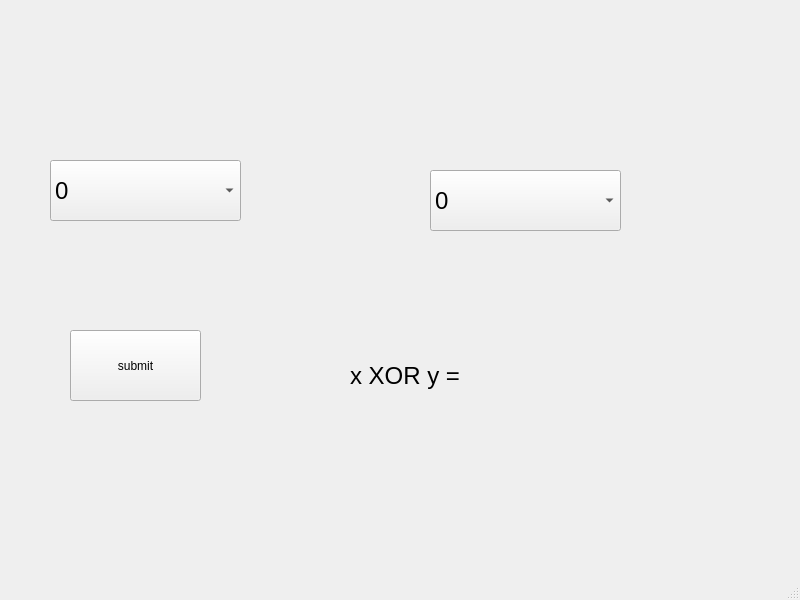
<?xml version="1.0" encoding="UTF-8"?>
<ui version="4.0">
 <class>MainWindow</class>
 <widget class="QMainWindow" name="MainWindow">
  <property name="geometry">
   <rect>
    <x>0</x>
    <y>0</y>
    <width>800</width>
    <height>600</height>
   </rect>
  </property>
  <property name="windowTitle">
   <string>MainWindow</string>
  </property>
  <widget class="QWidget" name="centralwidget">
   <widget class="QComboBox" name="comboX">
    <property name="geometry">
     <rect>
      <x>50</x>
      <y>160</y>
      <width>191</width>
      <height>61</height>
     </rect>
    </property>
    <property name="font">
     <font>
      <pointsize>18</pointsize>
     </font>
    </property>
    <item>
     <property name="text">
      <string>0</string>
     </property>
    </item>
    <item>
     <property name="text">
      <string>1</string>
     </property>
    </item>
   </widget>
   <widget class="QComboBox" name="comboY">
    <property name="geometry">
     <rect>
      <x>430</x>
      <y>170</y>
      <width>191</width>
      <height>61</height>
     </rect>
    </property>
    <property name="font">
     <font>
      <pointsize>18</pointsize>
     </font>
    </property>
    <item>
     <property name="text">
      <string>0</string>
     </property>
    </item>
    <item>
     <property name="text">
      <string>1</string>
     </property>
    </item>
   </widget>
   <widget class="QPushButton" name="submit">
    <property name="geometry">
     <rect>
      <x>70</x>
      <y>330</y>
      <width>131</width>
      <height>71</height>
     </rect>
    </property>
    <property name="text">
     <string>submit</string>
    </property>
   </widget>
   <widget class="QLabel" name="label">
    <property name="geometry">
     <rect>
      <x>350</x>
      <y>300</y>
      <width>251</width>
      <height>151</height>
     </rect>
    </property>
    <property name="font">
     <font>
      <pointsize>18</pointsize>
     </font>
    </property>
    <property name="text">
     <string>x XOR y = </string>
    </property>
   </widget>
  </widget>
  <widget class="QMenuBar" name="menubar">
   <property name="geometry">
    <rect>
     <x>0</x>
     <y>0</y>
     <width>800</width>
     <height>26</height>
    </rect>
   </property>
  </widget>
  <widget class="QStatusBar" name="statusbar"/>
 </widget>
 <resources/>
 <connections/>
</ui>
